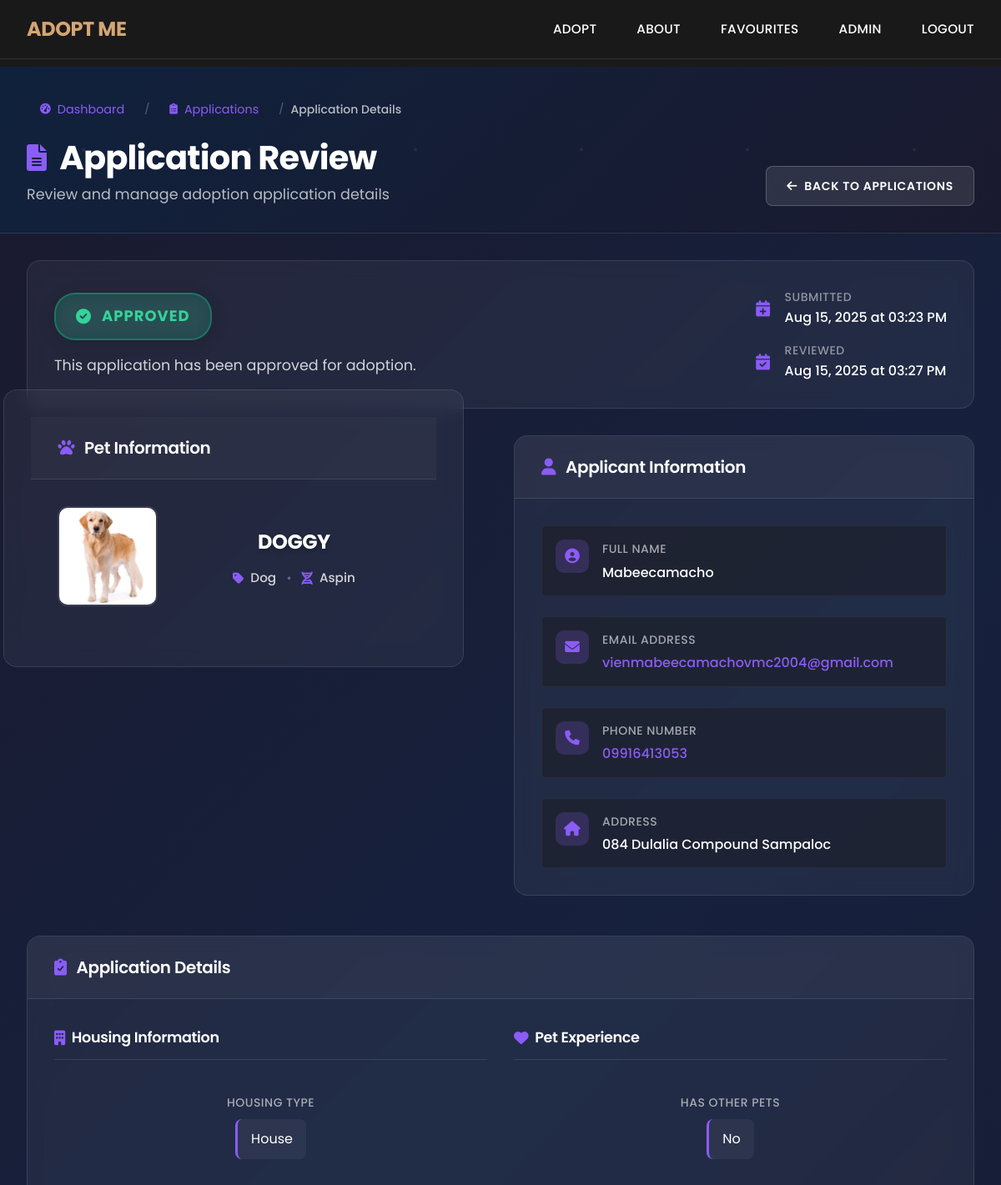
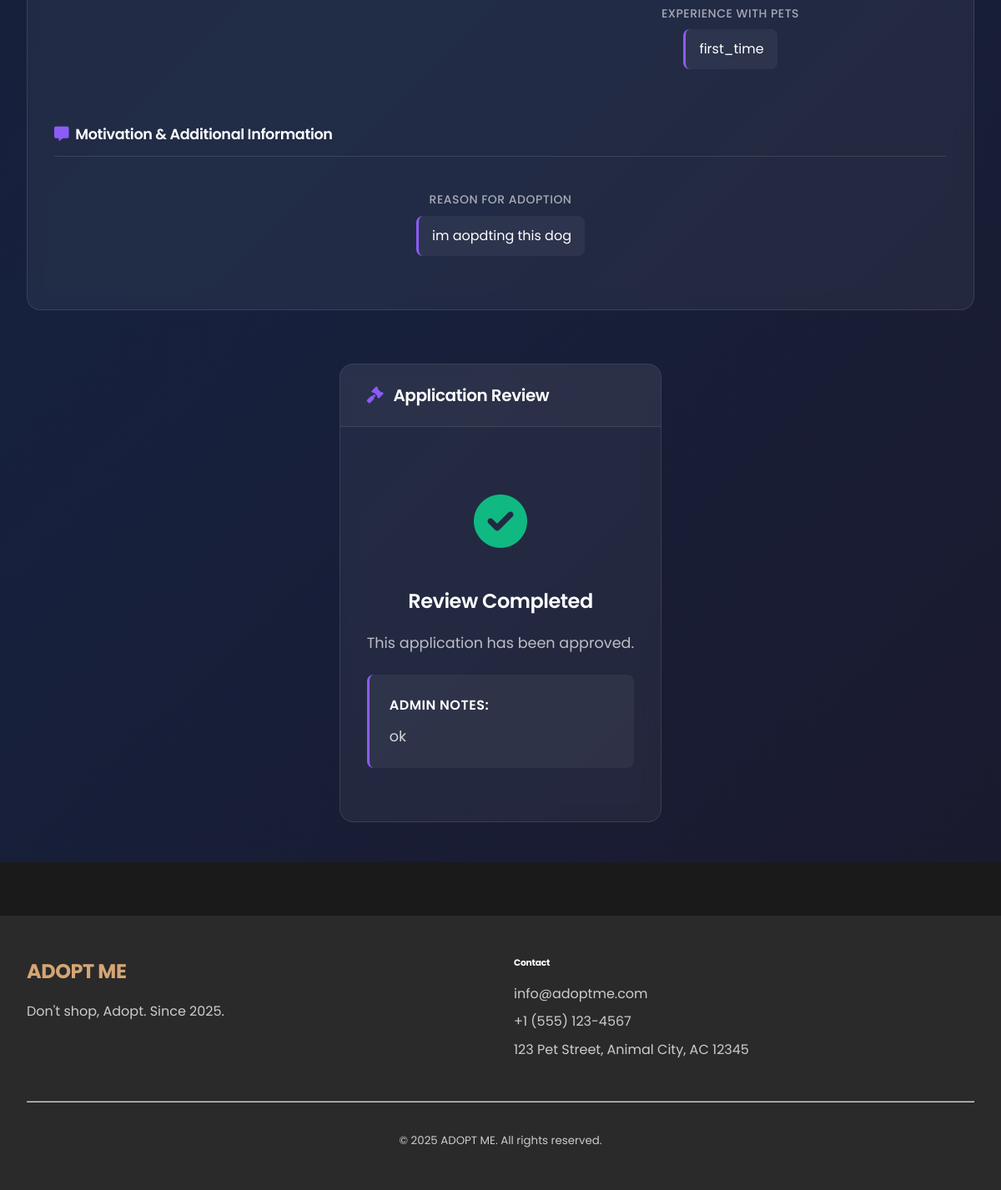
Screenshot of /admin/application/4 (signed in) with the database file from the repository (2 pictures, top to bottom).
### tables this page shows
CREATE TABLE adoption_applications (
            id INTEGER PRIMARY KEY AUTOINCREMENT,
            user_id INTEGER NOT NULL,
            pet_id INTEGER NOT NULL,
            status TEXT DEFAULT 'pending',
            application_text TEXT,
            housing_type TEXT,
            has_other_pets BOOLEAN,
            other_pets_description TEXT,
            experience_with_pets TEXT,
            reason_for_adoption TEXT,
            submitted_at TIMESTAMP DEFAULT CURRENT_TIMESTAMP,
            reviewed_at TIMESTAMP,
            admin_notes TEXT,
            FOREIGN KEY (user_id) REFERENCES users (id),
            FOREIGN KEY (pet_id) REFERENCES pets (id)
        );

CREATE TABLE pets (
            id INTEGER PRIMARY KEY AUTOINCREMENT,
            name TEXT NOT NULL,
            species TEXT NOT NULL,
            breed TEXT NOT NULL,
            age INTEGER NOT NULL,
            gender TEXT NOT NULL,
            size TEXT NOT NULL,
            description TEXT,
            special_needs TEXT,
            vaccination_status TEXT,
            photo_filename TEXT,
            location TEXT,
            status TEXT DEFAULT 'available',
            created_at TIMESTAMP DEFAULT CURRENT_TIMESTAMP
        );

CREATE TABLE users (
            id INTEGER PRIMARY KEY AUTOINCREMENT,
            username TEXT UNIQUE NOT NULL,
            email TEXT UNIQUE NOT NULL,
            password_hash TEXT NOT NULL,
            role TEXT NOT NULL DEFAULT 'adopter',
            full_name TEXT,
            phone TEXT,
            address TEXT,
            created_at TIMESTAMP DEFAULT CURRENT_TIMESTAMP
        );

### app.py (the view)
    def decorated_function(*args, **kwargs):
        if 'user_id' not in session or session.get('role') != 'admin':
            flash('Access denied. Admin privileges required.', 'error')
            return redirect(url_for('index'))
        return f(*args, **kwargs)

### templates/admin_application_detail.html (shortened to what this page needs)
{% extends "base.html" %}
{% block content %}
<div class="admin-application-detail-page">
    <div class="admin-page-header" data-aos="fade-down">
        <div class="container">
            <div class="page-header-content">
                <div class="header-left">
                    <div class="page-breadcrumb">
                        <a href="{{ url_for('admin_dashboard') }}" class="breadcrumb-link">
                            <i class="fas fa-tachometer-alt"></i>
                            Dashboard
                        </a>
                        <span class="breadcrumb-separator">/</span>
                        <a href="{{ url_for('admin_applications') }}" class="breadcrumb-link">
                            <i class="fas fa-clipboard-list"></i>
                            Applications
                        </a>
                        <span class="breadcrumb-separator">/</span>
                        <span class="breadcrumb-current">Application Details</span>
                    </div>
                    <h1 class="page-title">
                        <i class="fas fa-file-alt"></i>
                        Application Review
                    </h1>
                    <p class="page-subtitle">Review and manage adoption application details</p>
                </div>
                <div class="header-right">
                    <a href="{{ url_for('admin_applications') }}" class="modern-btn secondary">
                        <i class="fas fa-arrow-left"></i>
                        <span>Back to Applications</span>
                    </a>
                </div>
            </div>
        </div>
    </div>
    {% if application %}
    <div class="application-detail-content">
        <div class="container">
            <div class="status-banner" data-aos="fade-up" data-aos-delay="100">
                <div class="status-content">
                    <div class="status-info">
                        {% if application.status == 'pending' %}
                        <div class="status-badge pending large">
                            <i class="fas fa-clock"></i>
                            <span>Pending Review</span>
                        </div>
                        <p class="status-text">This application requires your review and decision.</p>
                        {% elif application.status == 'approved' %}
                        <div class="status-badge approved large">
                            <i class="fas fa-check-circle"></i>
                            <span>Approved</span>
                        </div>
                        <p class="status-text">This application has been approved for adoption.</p>
                        {% elif application.status == 'denied' %}
                        <div class="status-badge denied large">
                            <i class="fas fa-times-circle"></i>
                            <span>Denied</span>
                        </div>
                        <p class="status-text">This application has been denied.</p>
                        {% endif %}
                    </div>
                    <div class="application-dates">
                        <div class="date-item">
                            <i class="fas fa-calendar-plus"></i>
                            <div>
                                <span class="date-label">Submitted</span>
                                <span class="date-value">{{ application.submitted_at | strftime('%b %d, %Y at %I:%M %p')
                                    }}</span>
                            </div>
                        </div>
                        {% if application.reviewed_at %}
                        <div class="date-item">
                            <i class="fas fa-calendar-check"></i>
                            <div>
                                <span class="date-label">Reviewed</span>
                                <span class="date-value">{{ application.reviewed_at | strftime('%b %d, %Y at %I:%M %p')
                                    }}</span>
                            </div>
                        </div>
                        {% endif %}
                    </div>
                </div>
            </div>
            <div class="detail-grid">
                <div class="detail-card pet-info-card" data-aos="fade-up" data-aos-delay="200">
                    <div class="card-header">
                        <h3><i class="fas fa-paw"></i> Pet Information</h3>
                    </div>
                    <div class="card-content">
                        <div class="pet-display">
                            <div class="pet-image-section">
                                {% if application.photo_filename %}
                                <img src="{{ url_for('static', filename='images/' + application.photo_filename) }}"
                                    class="pet-detail-image" alt="{{ application.pet_name }}">
                                {% else %}
                                <div class="pet-image-placeholder">
                                    <i class="fas fa-paw"></i>
                                </div>
                                {% endif %}
                            </div>
                            <div class="pet-details">
                                <h4 class="pet-name">{{ application.pet_name }}</h4>
                                <div class="pet-specs">
                                    <span class="spec-item">
                                        <i class="fas fa-tag"></i>
                                        {{ application.species | title }}
                                    </span>
                                    <span class="spec-divider">•</span>
                                    <span class="spec-item">
                                        <i class="fas fa-dna"></i>
                                        {{ application.breed }}
                                    </span>
                                </div>
                            </div>
                        </div>
                    </div>
                </div>
                <div class="detail-card applicant-info-card" data-aos="fade-up" data-aos-delay="300">
                    <div class="card-header">
                        <h3><i class="fas fa-user"></i> Applicant Information</h3>
                    </div>
                    <div class="card-content">
                        <div class="info-grid">
                            <div class="info-item">
                                <div class="info-icon">
                                    <i class="fas fa-user-circle"></i>
                                </div>
                                <div class="info-content">
                                    <span class="info-label">Full Name</span>
                                    <span class="info-value">{{ application.applicant_name }}</span>
                                </div>
                            </div>
                            <div class="info-item">
                                <div class="info-icon">
                                    <i class="fas fa-envelope"></i>
                                </div>
                                <div class="info-content">
                                    <span class="info-label">Email Address</span>
                                    <span class="info-value">
                                        <a href="mailto:{{ application.applicant_email }}">{{
                                            application.applicant_email }}</a>
                                    </span>
                                </div>
                            </div>
                            {% if application.applicant_phone %}
                            <div class="info-item">
                                <div class="info-icon">
                                    <i class="fas fa-phone"></i>
                                </div>
                                <div class="info-content">
                                    <span class="info-label">Phone Number</span>
                                    <span class="info-value">
                                        <a href="tel:{{ application.applicant_phone }}">{{ application.applicant_phone
                                            }}</a>
                                    </span>
                                </div>
                            </div>
                            {% endif %}
                            {% if application.applicant_address %}
                            <div class="info-item">
                                <div class="info-icon">
                                    <i class="fas fa-home"></i>
                                </div>
                                <div class="info-content">
                                    <span class="info-label">Address</span>
                                    <span class="info-value">{{ application.applicant_address }}</span>
                                </div>
                            </div>
                            {% endif %}
                        </div>
                    </div>
                </div>
                <div class="detail-card application-details-card" data-aos="fade-up" data-aos-delay="400">
                    <div class="card-header">
                        <h3><i class="fas fa-clipboard-check"></i> Application Details</h3>
                    </div>
                    <div class="card-content">
                        <div class="details-grid">
                            <div class="detail-section">
                                <h4><i class="fas fa-building"></i> Housing Information</h4>
                                <div class="detail-item">
                                    <span class="detail-label">Housing Type</span>
                                    <span class="detail-value">{{ application.housing_type | title }}</span>
                                </div>
                            </div>
                            <div class="detail-section">
                                <h4><i class="fas fa-heart"></i> Pet Experience</h4>
                                <div class="detail-item">
                                    <span class="detail-label">Has Other Pets</span>
                                    <span class="detail-value">{{ "Yes" if application.has_other_pets else "No"
                                        }}</span>
                                </div>
                                <div class="detail-item">
                                    <span class="detail-label">Experience with Pets</span>
                                    <span class="detail-value">{{ application.experience_with_pets }}</span>
                                </div>
                            </div>
                            <div class="detail-section full-width">
                                <h4><i class="fas fa-comment-alt"></i> Motivation & Additional Information</h4>
                                <div class="detail-item">
                                    <span class="detail-label">Reason for Adoption</span>
                                    <span class="detail-value">{{ application.reason_for_adoption }}</span>
                                </div>
                            </div>
                        </div>
                    </div>
                </div>
                <div class="detail-card review-panel" data-aos="fade-up" data-aos-delay="500">
                    <div class="card-header">
                        <h3><i class="fas fa-gavel"></i> Application Review</h3>
                    </div>
                    <div class="card-content">
                        {% if application.status == 'pending' %}
                        <div class="review-form">
                            <form method="POST"
                                action="{{ url_for('admin_review_application', app_id=application.id) }}"
                                id="reviewForm">
                                <div class="form-group">
                                    <label for="admin_notes" class="modern-label">
                                        <i class="fas fa-sticky-note"></i>
                                        Admin Notes (Optional)
                                    </label>
                                    <textarea class="modern-input" id="admin_notes" name="admin_notes" rows="4"
                                        placeholder="Add any notes about this application review..."></textarea>
                                </div>
                                <div class="review-actions">
                                    <button type="submit" name="action" value="approve" class="review-btn approve">
                                        <i class="fas fa-check-circle"></i>
                                        <span>Approve Application</span>
                                    </button>
                                    <button type="submit" name="action" value="deny" class="review-btn deny">
                                        <i class="fas fa-times-circle"></i>
                                        <span>Deny Application</span>
                                    </button>
                                </div>
                            </form>
                        </div>
                        {% else %}
                        <div class="review-completed">
                            <div class="completed-icon">
                                {% if application.status == 'approved' %}
                                <i class="fas fa-check-circle"></i>
                                {% else %}
                                <i class="fas fa-times-circle"></i>
                                {% endif %}
                            </div>
                            <h4>Review Completed</h4>
                            <p>This application has been {{ application.status }}.</p>
                            {% if application.admin_notes %}
                            <div class="final-notes">
                                <h5>Admin Notes:</h5>
                                <p>{{ application.admin_notes }}</p>
                            </div>
                            {% endif %}
                        </div>
                        {% endif %}
                    </div>
                </div>
            </div>
        </div>
    </div>
    {% endif %}
</div>
{% endblock %}

### rows the page displays
adoption_applications: submitted_at|strftime "Aug 15, 2025 at 03:23 PM", reviewed_at|strftime "Aug 15, 2025 at 03:27 PM", housing_type "House", has_other_pets "No", experience_with_pets "first_time", reason_for_adoption "im aopdting this dog", status "approved", admin_notes "ok"
pets: photo_filename (picture), pet_name "DOGGY", species "Dog", breed "Aspin"
users: applicant_name "Mabeecamacho", applicant_email "vienmabeecamachovmc2004@gmail.com", applicant_phone "09916413053", applicant_address "084 Dulalia Compound Sampaloc"
